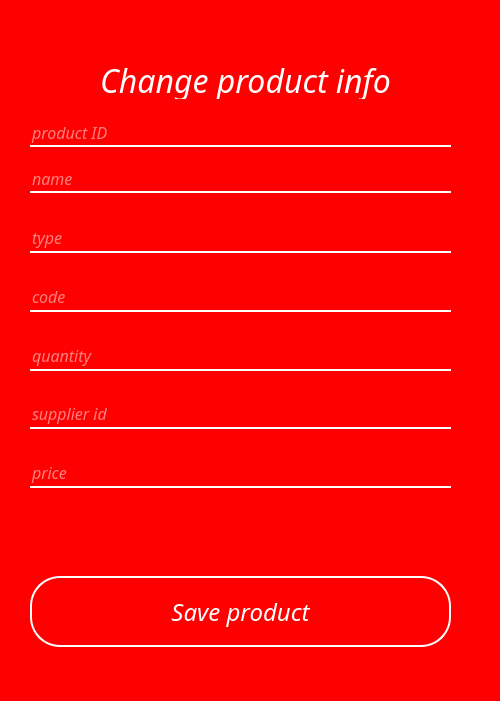
<?xml version="1.0" encoding="UTF-8"?>
<ui version="4.0">
 <class>Form</class>
 <widget class="QWidget" name="Form">
  <property name="geometry">
   <rect>
    <x>0</x>
    <y>0</y>
    <width>500</width>
    <height>701</height>
   </rect>
  </property>
  <property name="windowTitle">
   <string>Form</string>
  </property>
  <property name="styleSheet">
   <string notr="true">#Form{
background:red;
}
#headerFrame
{
background: black;
border-radius: 30px;
}

#frame
{
background: red;
border-radius: 30px;
}
#labelHead{
color:white;
}

#label{
color:white;
}

#label_2{
color:white;
}

#lineEdit_ID{
border:none;
background:transparent;
color: white;
border-bottom: 2px solid white;
}

#lineEdit_Pname{
border:none;
background:transparent;
color: white;
border-bottom: 2px solid white;
}

#lineEdit_ptype{
border:none;
background:transparent;
color: white;
border-bottom: 2px solid white;
}

#lineEdit_pcode{
border:none;
background:transparent;
color: white;
border-bottom: 2px solid white;
}

#lineEdit_pquantity{
border:none;
background:transparent;
color: white;
border-bottom: 2px solid white;
}

#lineEdit_psupplier{
border:none;
background:transparent;
color: white;
border-bottom: 2px solid white;
}

#lineEdit_pprice{
border:none;
background:transparent;
color: white;
border-bottom: 2px solid white;
}

#pushButton_saveP{
border:2px solid white;
background:transparent;
color:white;
border-radius: 30px;
}

#pushButton_saveP:hover{
border:2px solid white;
background:white;
color:red;
}

#push_Rigister{
border:2px solid white;
background:transparent;
color:white;
border-radius: 30px;
}

#push_Rigister:hover{
border:2px solid white;
background:white;
color:red;
}</string>
  </property>
  <widget class="QLineEdit" name="lineEdit_pcode">
   <property name="geometry">
    <rect>
     <x>30</x>
     <y>283</y>
     <width>421</width>
     <height>29</height>
    </rect>
   </property>
   <property name="sizePolicy">
    <sizepolicy hsizetype="Expanding" vsizetype="Preferred">
     <horstretch>0</horstretch>
     <verstretch>0</verstretch>
    </sizepolicy>
   </property>
   <property name="font">
    <font>
     <family>Aero</family>
     <pointsize>12</pointsize>
     <italic>true</italic>
    </font>
   </property>
   <property name="styleSheet">
    <string notr="true">color: rgb(255, 255, 255);
selection-color: rgb(255, 255, 0);</string>
   </property>
   <property name="text">
    <string/>
   </property>
   <property name="cursorPosition">
    <number>0</number>
   </property>
   <property name="placeholderText">
    <string>code</string>
   </property>
  </widget>
  <widget class="QLineEdit" name="lineEdit_pprice">
   <property name="geometry">
    <rect>
     <x>30</x>
     <y>459</y>
     <width>421</width>
     <height>29</height>
    </rect>
   </property>
   <property name="sizePolicy">
    <sizepolicy hsizetype="Expanding" vsizetype="Preferred">
     <horstretch>0</horstretch>
     <verstretch>0</verstretch>
    </sizepolicy>
   </property>
   <property name="font">
    <font>
     <family>Aero</family>
     <pointsize>12</pointsize>
     <italic>true</italic>
    </font>
   </property>
   <property name="styleSheet">
    <string notr="true">color: rgb(255, 255, 255);
selection-color: rgb(255, 255, 0);</string>
   </property>
   <property name="text">
    <string/>
   </property>
   <property name="cursorPosition">
    <number>0</number>
   </property>
   <property name="placeholderText">
    <string>price</string>
   </property>
  </widget>
  <widget class="QLineEdit" name="lineEdit_ptype">
   <property name="geometry">
    <rect>
     <x>30</x>
     <y>224</y>
     <width>421</width>
     <height>29</height>
    </rect>
   </property>
   <property name="sizePolicy">
    <sizepolicy hsizetype="Expanding" vsizetype="Preferred">
     <horstretch>0</horstretch>
     <verstretch>0</verstretch>
    </sizepolicy>
   </property>
   <property name="font">
    <font>
     <family>Aero</family>
     <pointsize>12</pointsize>
     <italic>true</italic>
    </font>
   </property>
   <property name="styleSheet">
    <string notr="true">color: rgb(255, 255, 255);
selection-color: rgb(255, 255, 0);</string>
   </property>
   <property name="text">
    <string/>
   </property>
   <property name="cursorPosition">
    <number>0</number>
   </property>
   <property name="placeholderText">
    <string>type</string>
   </property>
  </widget>
  <widget class="QPushButton" name="pushButton_saveP">
   <property name="geometry">
    <rect>
     <x>30</x>
     <y>576</y>
     <width>421</width>
     <height>71</height>
    </rect>
   </property>
   <property name="font">
    <font>
     <family>Aero</family>
     <pointsize>18</pointsize>
     <italic>true</italic>
    </font>
   </property>
   <property name="styleSheet">
    <string notr="true"/>
   </property>
   <property name="text">
    <string>Save product</string>
   </property>
  </widget>
  <widget class="QLineEdit" name="lineEdit_pquantity">
   <property name="geometry">
    <rect>
     <x>30</x>
     <y>342</y>
     <width>421</width>
     <height>29</height>
    </rect>
   </property>
   <property name="sizePolicy">
    <sizepolicy hsizetype="Expanding" vsizetype="Preferred">
     <horstretch>0</horstretch>
     <verstretch>0</verstretch>
    </sizepolicy>
   </property>
   <property name="font">
    <font>
     <family>Aero</family>
     <pointsize>12</pointsize>
     <italic>true</italic>
    </font>
   </property>
   <property name="styleSheet">
    <string notr="true">color: rgb(255, 255, 255);
selection-color: rgb(255, 255, 0);</string>
   </property>
   <property name="text">
    <string/>
   </property>
   <property name="cursorPosition">
    <number>0</number>
   </property>
   <property name="placeholderText">
    <string>quantity</string>
   </property>
  </widget>
  <widget class="QLabel" name="label_register">
   <property name="geometry">
    <rect>
     <x>30</x>
     <y>61</y>
     <width>431</width>
     <height>38</height>
    </rect>
   </property>
   <property name="sizePolicy">
    <sizepolicy hsizetype="Preferred" vsizetype="Preferred">
     <horstretch>0</horstretch>
     <verstretch>0</verstretch>
    </sizepolicy>
   </property>
   <property name="font">
    <font>
     <family>Aero</family>
     <pointsize>24</pointsize>
     <italic>true</italic>
    </font>
   </property>
   <property name="styleSheet">
    <string notr="true">color: rgb(255, 255, 255);</string>
   </property>
   <property name="text">
    <string>Change product info</string>
   </property>
   <property name="alignment">
    <set>Qt::AlignCenter</set>
   </property>
  </widget>
  <widget class="QLineEdit" name="lineEdit_Pname">
   <property name="geometry">
    <rect>
     <x>30</x>
     <y>166</y>
     <width>421</width>
     <height>27</height>
    </rect>
   </property>
   <property name="sizePolicy">
    <sizepolicy hsizetype="Expanding" vsizetype="Preferred">
     <horstretch>0</horstretch>
     <verstretch>0</verstretch>
    </sizepolicy>
   </property>
   <property name="font">
    <font>
     <family>Aero</family>
     <pointsize>12</pointsize>
     <italic>true</italic>
    </font>
   </property>
   <property name="styleSheet">
    <string notr="true">color: rgb(255, 255, 255);
selection-color: rgb(255, 255, 0);</string>
   </property>
   <property name="text">
    <string/>
   </property>
   <property name="cursorPosition">
    <number>0</number>
   </property>
   <property name="placeholderText">
    <string>name</string>
   </property>
  </widget>
  <widget class="QLineEdit" name="lineEdit_psupplier">
   <property name="geometry">
    <rect>
     <x>30</x>
     <y>400</y>
     <width>421</width>
     <height>29</height>
    </rect>
   </property>
   <property name="sizePolicy">
    <sizepolicy hsizetype="Expanding" vsizetype="Preferred">
     <horstretch>0</horstretch>
     <verstretch>0</verstretch>
    </sizepolicy>
   </property>
   <property name="font">
    <font>
     <family>Aero</family>
     <pointsize>12</pointsize>
     <italic>true</italic>
    </font>
   </property>
   <property name="styleSheet">
    <string notr="true">color: rgb(255, 255, 255);
selection-color: rgb(255, 255, 0);</string>
   </property>
   <property name="text">
    <string/>
   </property>
   <property name="cursorPosition">
    <number>0</number>
   </property>
   <property name="placeholderText">
    <string>supplier id</string>
   </property>
  </widget>
  <widget class="QLineEdit" name="lineEdit_ID">
   <property name="geometry">
    <rect>
     <x>30</x>
     <y>120</y>
     <width>421</width>
     <height>27</height>
    </rect>
   </property>
   <property name="sizePolicy">
    <sizepolicy hsizetype="Expanding" vsizetype="Preferred">
     <horstretch>0</horstretch>
     <verstretch>0</verstretch>
    </sizepolicy>
   </property>
   <property name="font">
    <font>
     <family>Aero</family>
     <pointsize>12</pointsize>
     <italic>true</italic>
    </font>
   </property>
   <property name="styleSheet">
    <string notr="true">color: rgb(255, 255, 255);
selection-color: rgb(255, 255, 0);</string>
   </property>
   <property name="text">
    <string/>
   </property>
   <property name="cursorPosition">
    <number>0</number>
   </property>
   <property name="placeholderText">
    <string>product ID</string>
   </property>
  </widget>
 </widget>
 <resources/>
 <connections/>
</ui>
